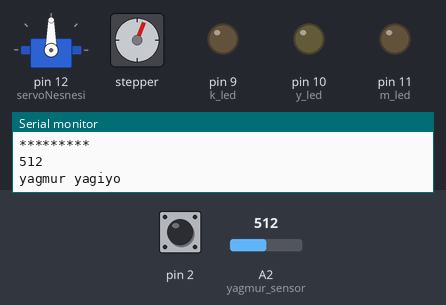
A sketch run on a simulated Arduino Uno, built with avr-gcc and run on an emulated ATmega328P. Shown: servo, stepper motor, output pins drawn as LEDs (lit = HIGH), the last lines printed to the serial monitor. The inputs (shaded band) are chosen by the test bench; at power-on: pin 2 HIGH, A2 (yagmur_sensor) = 512. Random numbers use the default seed unless the sketch sets one; stepper angles assume 128 steps per turn.

Above: at 1.2 s.
1.3 s: pin 2 driven LOW
At 1.66 s:
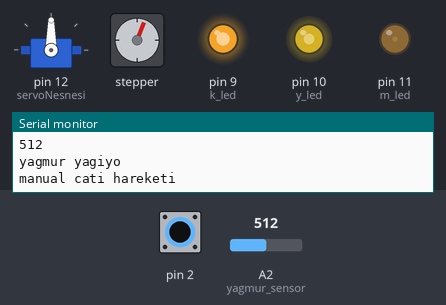
4.3 s: pin 2 pulsed HIGH 2 times (0.12 s each, 0.3 s apart)
At 4.69 s:
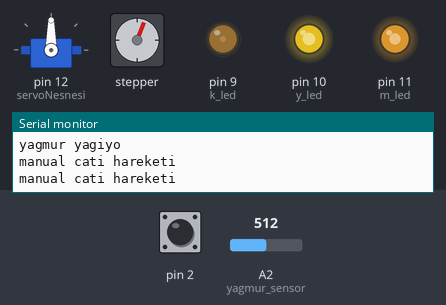
At 5.29 s:
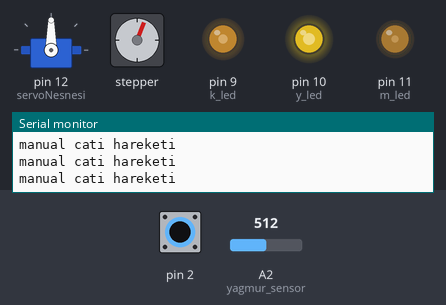
7.3 s: pin 2 pulsed HIGH 5 times (0.12 s each, 0.3 s apart)
Timing chart, 0 to 20.7 s (numbered marks = the images above; inputs shaded):
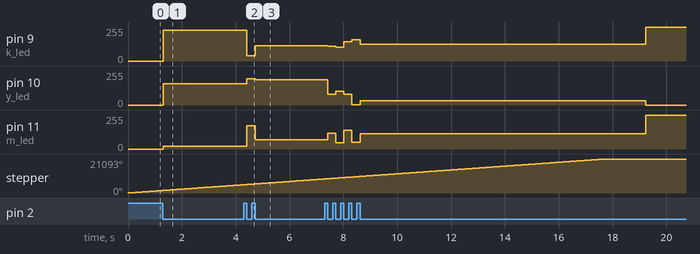

Measured:
- after the input at 1.3 s, pin 9 (k_led): 0/255 → 232/255 at once; pin 10 (y_led): 0/255 → 158/255 at once; pin 11 (m_led): 0/255 → 19/255 at once
- after the input at 4.3 s, pin 9 (k_led): 232/255 → 38/255 after 0.12 s, → 114/255 0.30 s later; pin 10 (y_led): 158/255 → 197/255 after 0.12 s, → 188/255 0.30 s later; pin 11 (m_led): 19/255 → 175/255 after 0.12 s, → 68/255 0.30 s later

The sketch:

Smart-Greenhouse.ino
```cpp
#include <Stepper.h>
#include <Servo.h>
Servo servoNesnesi;

int motorPin1 = 4;
int motorPin2 = 5;
int motorPin3 = 6;
int motorPin4 = 7;

#define ADIM 128
Stepper stepKontrol(ADIM, motorPin1, motorPin3, motorPin2, motorPin4);
int adimSayisi;
const int yagmur_sensor=A2;
const int toprak_sensor=A0;
int toprak_veri;
const int k_led=9;;
const int y_led=10;
const int m_led=11;

char veri;
int durum = 0;
int acik=0;

int su_seviye=A3;


void setup() {


  attachInterrupt(0,manual_ac,FALLING);
  pinMode(yagmur_sensor,INPUT);
  pinMode(toprak_sensor,INPUT);
  pinMode(k_led,OUTPUT);
  pinMode(m_led,OUTPUT);
  pinMode(y_led,OUTPUT);
  servoNesnesi.attach(12);
  Serial.begin(9600);
  stepKontrol.setSpeed(400);
}

void loop() {

  bluetooth();
  yagmur_kontrol();
  delay(500);
  toprak_kontrol();
  delay(500);
  suSeviye();
  delay(500);


}

void toprak_kontrol() {
  toprak_veri=analogRead(toprak_sensor);
  Serial.print("toprak veri:");
  Serial.println(toprak_veri);

  if(toprak_veri > 900) {
    Serial.println("toprak kuru");
    digitalWrite(m_led,HIGH);
    digitalWrite(y_led,HIGH);
    digitalWrite(k_led,LOW);
    delay(5000);

  }
  if(toprak_veri <= 900 && toprak_veri > 550) {
    Serial.println("toprak optimum");
     digitalWrite(m_led,HIGH);
     digitalWrite(y_led,LOW);
     digitalWrite(k_led,LOW);
     delay(5000);

  }
  if(toprak_veri <= 550) {
    Serial.println("toprak nemli");
    digitalWrite(m_led,HIGH);
    digitalWrite(y_led,LOW);
    digitalWrite(k_led,HIGH);
    delay(5000);
  }

}

int yagmur_kontrol() {

  int yagmur=analogRead(yagmur_sensor);

   if(yagmur < 900) {
    Serial.println("*********");
    Serial.println(yagmur);
    Serial.println("yagmur yagiyo");
    if(durum==0) {
      cati_ac();
      durum=1;
    }


  }
  else {
    Serial.println(yagmur);
    Serial.println("yagmur yagmiyo");
    if(durum==1){
      cati_kapat();
      durum=0;
    }

  }
  delay(1000);

}

void manual_ac(){
  Serial.println("manual cati hareketi");
  int rDeger=random(0,255);
  int gDeger=random(0,255);
  int bDeger=random(0,255);
  analogWrite(k_led,rDeger);
  analogWrite(m_led,gDeger);
  analogWrite(y_led,bDeger);
  delay(1000);


}

void cati_ac(){

  stepKontrol.setSpeed(200); //Motorun dönüş hızı belirtiliyor

  adimSayisi = 7500; // Saat yönünde atılacak adim sayısı

  stepKontrol.step(adimSayisi);

}

void cati_kapat(){

   stepKontrol.setSpeed(200);

  adimSayisi = -7500; // Motorun ters yönde atacağı adım belirleniyor

  stepKontrol.step(adimSayisi);

}


void bluetooth() {

     char veri=Serial.read();
         if(veri== '1') {

            stepKontrol.setSpeed(200);

            adimSayisi = -7500; // Motorun ters yönde atacağı adım belirleniyor

            stepKontrol.step(adimSayisi);


     }
     if(veri=='0') {
        stepKontrol.setSpeed(200); //Motorun dönüş hızı belirtiliyor

         adimSayisi = 7500; // Saat yönünde atılacak adim sayısı

        stepKontrol.step(adimSayisi);

     }

 }

 void suSeviye() {
  int seviye=analogRead(su_seviye);
  Serial.print("su seviye :");
  Serial.println(seviye);

  if(seviye <= 300) {
    Serial.print("su seviyesi iyi :");
    Serial.print(seviye);
    barajKapaklariKapat();
  }

  if (seviye > 500) {
     //Servo acik
    Serial.print("su seviyesi fazla, havuz boşaltılıyor :");
    Serial.print(seviye);
    barajKapaklariAc();
  }
 }

 void barajKapaklariAc(){
  servoNesnesi.write(90);  /* Motorun mili 270. dereceye donuyor */
 }
void barajKapaklariKapat(){
  servoNesnesi.write(270);  /* Motorun mili 90. dereceye donuyor */
 }
```
